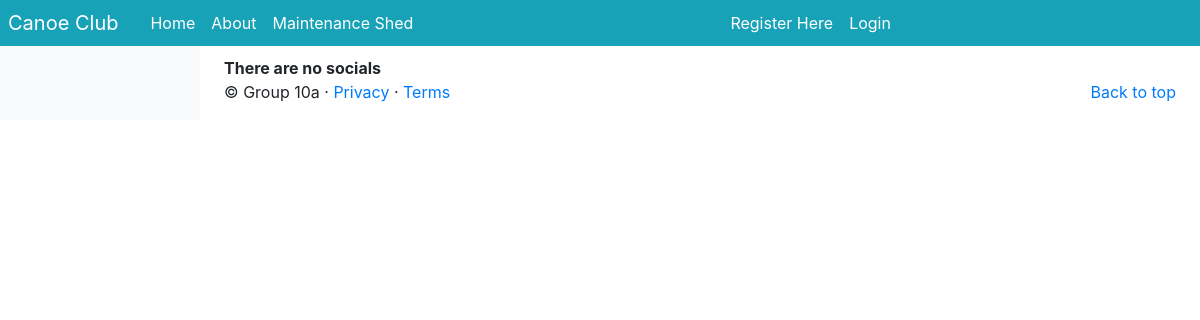
The page /canoe_club/socials/ on the database as committed earlier.
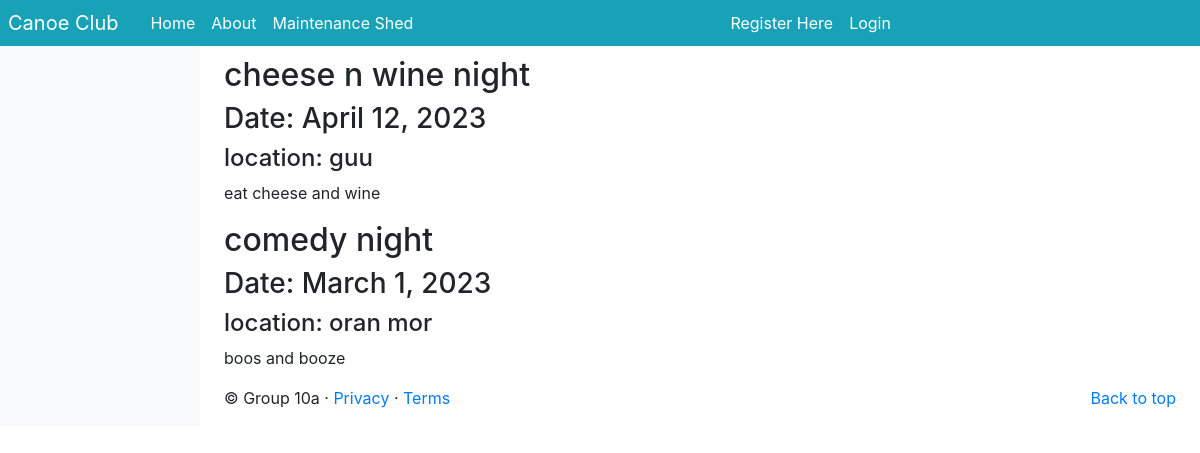
The same page on the database as committed later.
### canoe_club/models.py (models this page shows, shortened)
class Social(models.Model):
    NAME_MAX_LENGTH = 255
    DETAILS_MAX_LENGTH = 255
    name = models.CharField(max_length=NAME_MAX_LENGTH)
    date = models.DateField()
    details = models.CharField(max_length=DETAILS_MAX_LENGTH)
    location = models.CharField(max_length=128)

### canoe_club/views.py (the view)
# urls.py: path('socials/', views.socials, name='socials'), #has view
def socials(request):
    today = datetime.datetime.today()
    social_list = Social.objects.order_by("-date")
    context_dixt = {}
    context_dixt["socials"] = social_list
    return render(request, "canoe_club/socials.html", context_dixt)

### templates/canoe_club/socials.html (shortened to what this page needs)
{% extends "canoe_club/base.html" %}
{% block body_block %}
<h1>Socials</h1>
<div>
    {% if socials %}
    {% for social in socials %}
    <h2>{{ social.name }}</h2>
    <h3>Date: {{ social.date }}</h3>
    <h4>location: {{ social.location }} </h4>
    <p> {{ social.details }} <p>
    {% endfor %}
    {% else %}
    <strong>There are no socials</strong>
    {%endif%}
</div>
{% endblock %}

### templates/canoe_club/base.html (shortened to what this page needs)
<!DOCTYPE html>
{% load staticfiles %}
<html lang="en">
    <head>
        <link href="https://getbootstrap.com/docs/4.2/dist/css/bootstrap.min.css" rel="stylesheet">
        <link href="https://getbootstrap.com/docs/4.2/examples/dashboard/dashboard.css" rel="stylesheet">
    </head>
    <body>
        <header>
            <nav class="navbar navbar-expand-md navbar-dark fixed-top bg-info p-0">
                <a class="navbar-brand p-2" href="{% url 'canoe_club:index' %}">Canoe Club</a>
                <div class="collapse navbar-collapse" id="navbarCollapse">
                    <ul class="navbar-nav mr-auto">
                        <li class="nav-item active"><a class="nav-link" href="{% url 'canoe_club:index' %}">Home</a></li>
                        <li class="nav-item active"><a class="nav-link" href="{% url 'canoe_club:about' %}">About</a></li>
                        <li class="nav-item active"><a class="nav-link" href="{% url 'canoe_club:maintenance_shed' %}">Maintenance Shed</a></li>
                    </ul>
                    <ul class="navbar-nav mr-auto">
                        <li class="nav-item active"><a class="nav-link" href="{% url 'canoe_club:register' %}">Register Here</a></li>
                        <li class="nav-item active"><a class="nav-link" href="{% url 'canoe_club:login' %}">Login</a></li>
                    </ul>
                </div>
            </nav>
        </header>
        <div class="container-fluid">
            <div class="row">
                <nav class="col-md-2 d-none d-md-block bg-light sidebar">
                </nav>
                <main role="main" class="col-md-9  ml-sm-auto col-lg-10 px-4">
                    {% block body_block %}{% endblock %}
                    <footer>
                    <footer>
                        <p class="float-right"><a href="#">Back to top</a></p>
                        <p>&copy; Group 10a &middot; <a href="#">Privacy</a> &middot; <a href="#">Terms</a></p>
                    </footer>
                </main>
            </div>
        </div>
    </body>
</html>

Rows that differ between the two databases and show on the page:
added Social: name "cheese n wine night", date "April 12, 2023", location "guu", details "eat cheese and wine"
added Social: name "comedy night", date "March 1, 2023", location "oran mor", details "boos and booze"
Other text that changed with them:
text no longer shown: "There are no socials"
